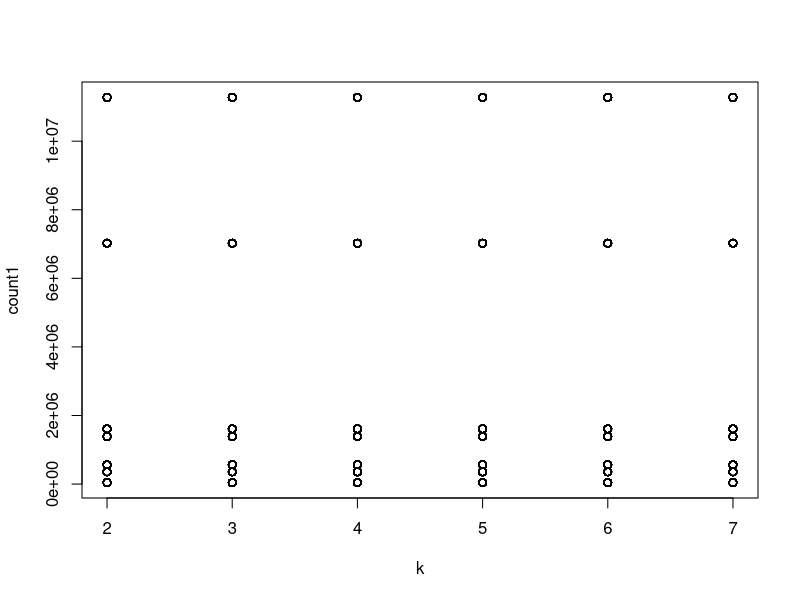
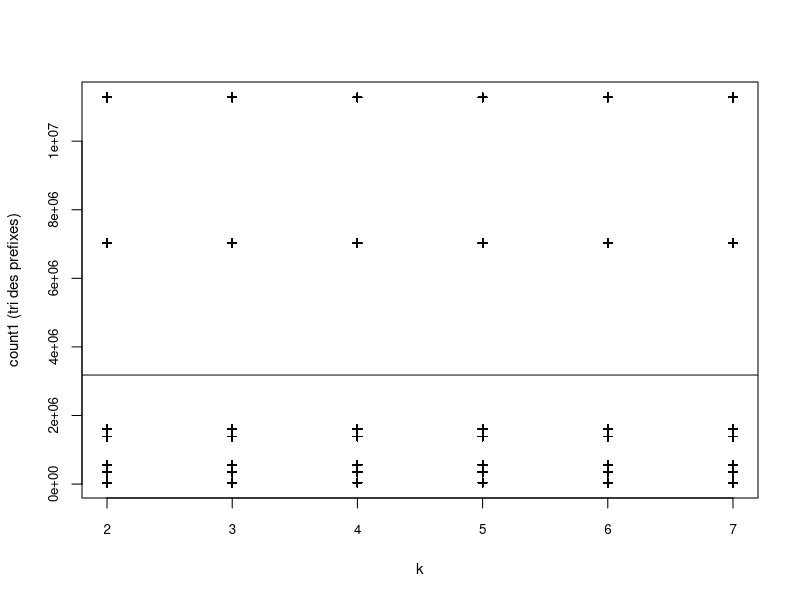
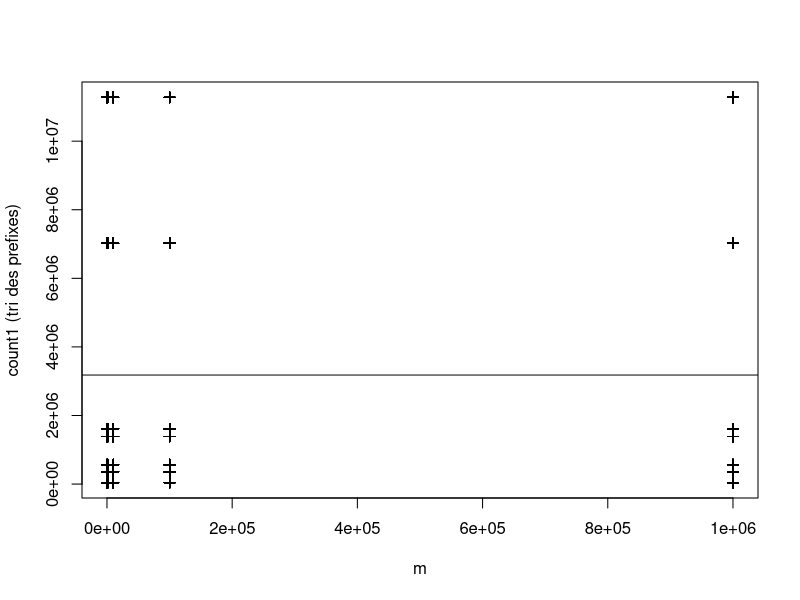
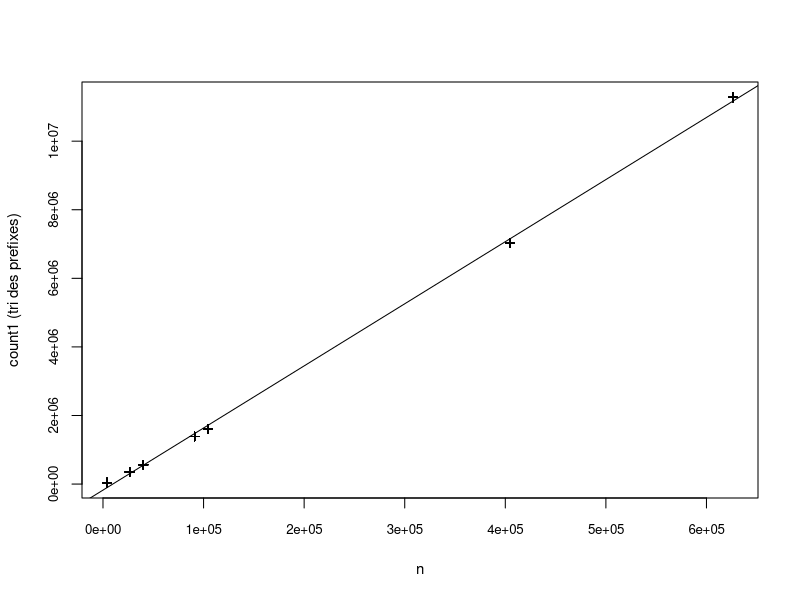
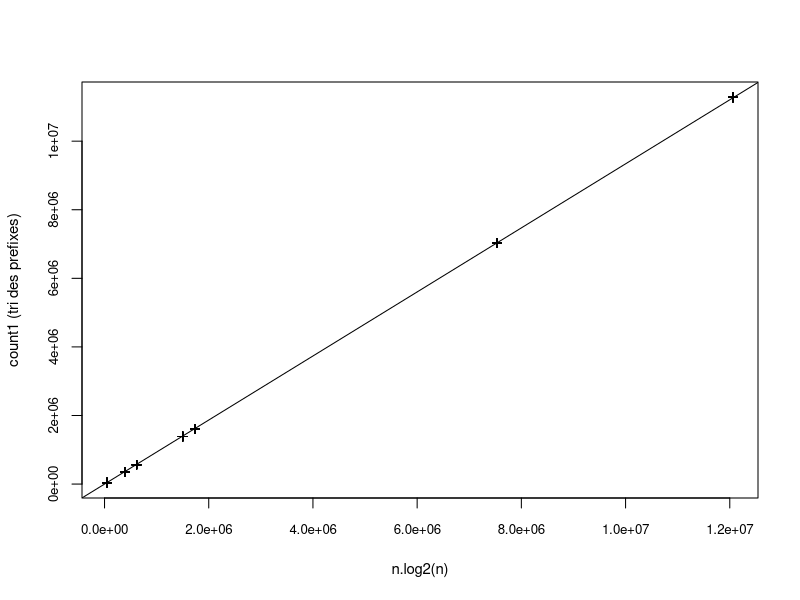
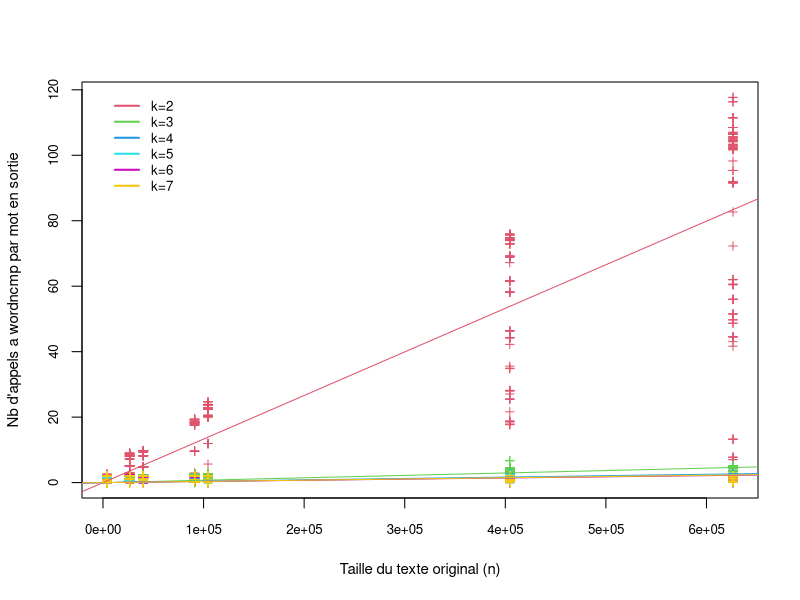
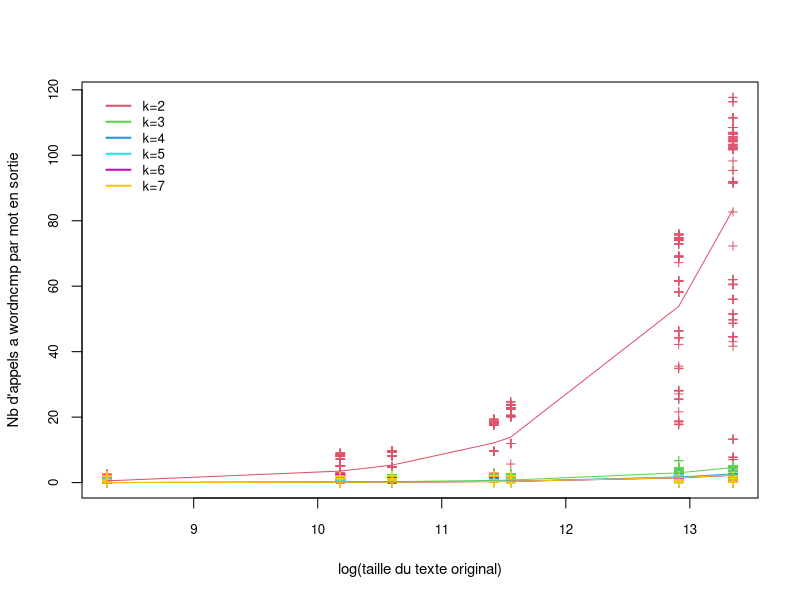
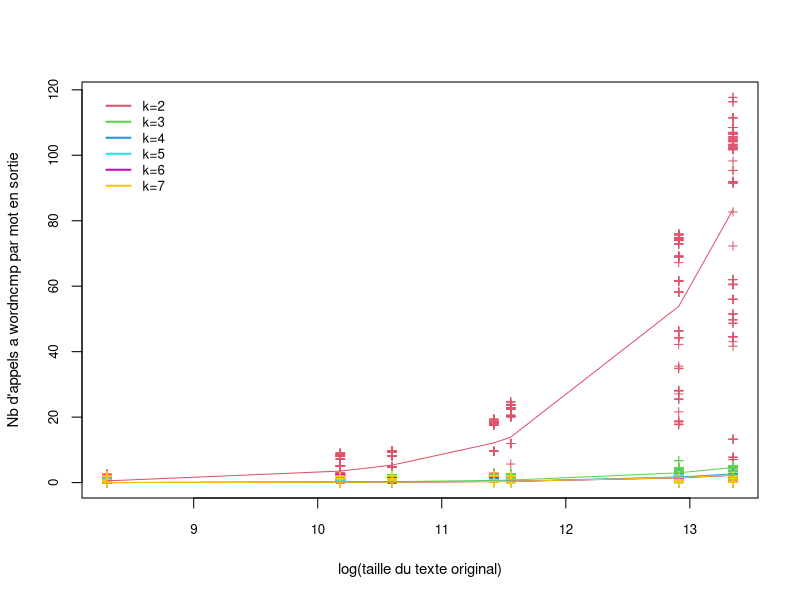

Write R code to recreate these figures, in order.
data1 <- read.table("markov_bench_books.csv", h=T, sep=",")



# Reorganisation des lignes en les triant par k puis par n
data1 <- data1[order(data1$k, data1$n),]
attach(data1)

##############################################
# On verifie que count1 ne depend pas de k ...
##############################################

plot(k, count1)

# invisible(readline(prompt="Press [enter] to continue"))

# C'est assez moche avec les options par defaut, mais on peut mieux faire
# en jouant avec les options
plot(k, count1, pch=3, xlab="k", ylab="count1 (tri des prefixes)",  cex.lab=0.9, cex.axis=0.8, cex=0.8)

# invisible(readline(prompt="Press [enter] to continue"))

summary(lm(count1 ~ k))
# La pente de la regression lineaire vaut 31.59 et elle n'est pas statistiquement
# differente de 0 (p-value Pr(>|t|) largement superieure a 0.05).
# Le coefficient de determination (R^2) vaut 10^-12, donc quasiment 0.
# On peut l'interpreter comme le pourcentage de variance (de count1) expliqué par
# les variations du paramètre k.
abline(lm(count1 ~ k)) # on voit bien que la pente est quasi nulle

#invisible(readline(prompt="Press [enter] to continue"))

#################
# ... ni de m...
#################
# TODO

plot(m, count1, pch=3, xlab="m", ylab="count1 (tri des prefixes)")

#idem que pour k

summary(lm(data1$count1 ~ data1$m))
abline(lm(data1$count1 ~ data1$m))

# invisible(readline(prompt="Press [enter] to continue"))

########################################################################
# ... mais qu'il depend fortement de la taille du fichier d'entree (n)
########################################################################

plot(n, count1, pch=3, xlab="n", ylab="count1 (tri des prefixes)",  cex.lab=0.9, cex.axis=0.8, cex=0.8)
# Faire le fit lineaire de count1 en fonction de n
# Quel R^2 obtenez-vous ? -> 0.9994
# Ajoutez la droite de regression sur le graphique.

abline(lm(count1 ~ n))

# invisible(readline(prompt="Press [enter] to continue"))

# count1 correspond au nombre de comparaisons faites par le quicksort
# En principe on peut s'attendre a ce que ce nombre soit proportionel
# a n.log_2(n). Regardons si on peut obtenir un meilleur fit si on
# prend n.log_2(n) en x.

log2n <- log(n,2)
z <- n*log2n
plot(z, count1, pch=3, xlab="n.log2(n)", ylab="count1 (tri des prefixes)",  cex.lab=0.9, cex.axis=0.8, cex=0.8)
summary(lm(count1 ~ z + 0)) # le '+ 0' force une ordonnee a l'origine nulle
# R^2 = 1
# On a donc ameliore le fit en prenant en compte notre connaissance de l'algo.
# On pourra faire des predictions plus precises
abline(lm(count1 ~ z + 0))

# invisible(readline(prompt="Press [enter] to continue"))

##################################################################################
# Au lieu de faire 3 regressions lineaires, on peut faire une regression multiple
##################################################################################

lmcount1 <- lm(count1 ~ n + k + m)
summary(lmcount1)
# On voit que seul le parametre n a un coefficient statistiquement different de 0
# (cf les p-values, colonne Pr(>|t|))



# Faites la meme regression multiple pour count2 et count3 : de quels parametres
# dependent-ils ? est-ce attendu etant donne l'algorithme ?
lmcount2 <- lm(count2 ~ n + m + k)
summary(lmcount2)

lmcount3 <- lm(count3 ~ n + m + k)
summary(lmcount3)


#####################################
# Analyse plus approfondie de count3
#####################################

# Comme la dependance de count3 a m est trivialement lineaire, elle n'est pas tres interessante,
# donc on va "eliminer" le parametre m en s'interessant a c3 = count3/m.
# On va essayer de faire un graphique qui montre bien comment c depend de n et k.

c3 <- count3/m
plot(n, c3, col=k, pch=3, xlab="Taille du texte original (n)", ylab="Nb d'appels a wordncmp par mot en sortie", cex.lab=0.9, cex.axis=0.8, cex=0.8)

lm2 <- lm(c3[k==2] ~ 0 + n[k==2] )
abline(lm2, col=2)
summary(lm2) # R-squared = 0.8534

lm3 <- lm(c3[k==3] ~ 0 + n[k==3])
abline(lm3, col=3)
summary(lm3) # R-squared = 0.6567

lm4 <- lm(c3[k==4] ~ 0 + n[k==4])
abline(lm4, col=4)
summary(lm4) # R-squared = 0.4577


lm5 <- lm(c3[k==5] ~ 0 + n[k==5])
abline(lm5, col=5)
summary(lm5) # R-squared = 0.4406

lm6 <- lm(c3[k==6] ~ 0 + n[k==6])
abline(lm6, col=6)
summary(lm6) # R-squared = 0.4124

lm7 <- lm(c3[k==7] ~ 0 + n[k==7])
abline(lm7, col=7)
summary(lm7) # R-squared = 0.4236

legend(0, 120, c("k=2", "k=3", "k=4","k=5","k=6", "k=7"), lty="solid", lwd=2, col=2:7, bty="n", cex=0.8)
invisible(readline(prompt="Press [enter] to continue"))

# Ce serait plus joli d'avoir une echelle log en x.
plot(log(n), c3, col=k, pch=3, xlab="log(taille du texte original)", ylab="Nb d'appels a wordncmp par mot en sortie", cex.lab=0.9, cex.axis=0.8, cex=0.8)

# On ne peut plus utiliser abline pour dessiner le fit lineaire
# car ce n'est plus une droite en echelle semilog. On utilise
# 'lines' avec en y, les fitted.values de l'objet lm.
lines(log(n[k==2]), lm2$fitted.values, col=2)
lines(log(n[k==3]), lm3$fitted.values, col=3)
lines(log(n[k==4]), lm4$fitted.values, col=4)
lines(log(n[k==5]), lm5$fitted.values, col=5)
lines(log(n[k==6]), lm6$fitted.values, col=6)
lines(log(n[k==7]), lm7$fitted.values, col=7)
legend(8.2, 120, c("k=2", "k=3", "k=4","k=5","k=6", "k=7"), lty="solid", lwd=2, col=2:7, bty="n", cex=0.8)


# On est contents, exportons le graphique au format pdf.
# Avec la commande pdf, on ouvre un "device" pdf :
pdf("count3-normalise-vs-n.pdf", w=4, h=4.5)
# On rappelle ensuite les commandes plot, lines et legend
# tout cela va etre trace dans le pdf
plot(log(n), c3, col=k, pch=3, xlab="log(taille du texte original)", ylab="Nb d'appels a wordncmp par mot en sortie", cex.lab=0.9, cex.axis=0.8, cex=0.8)
lines(log(n[k==2]), lm2$fitted.values, col=2)
lines(log(n[k==3]), lm3$fitted.values, col=3)
lines(log(n[k==4]), lm4$fitted.values, col=4)
lines(log(n[k==5]), lm5$fitted.values, col=5)
lines(log(n[k==6]), lm6$fitted.values, col=6)
lines(log(n[k==7]), lm7$fitted.values, col=7)
legend(8.2, 120, c("k=2", "k=3", "k=4","k=5","k=6", "k=7"), lty="solid", lwd=2, col=2:7, bty="n", cex=0.8)
# Pour finaliser le pdf, on utilise dev.off()
dev.off()


###################################################################
# Analyser la correlation du temps CPU avec count1, count2, count3
###################################################################

cputime <- usr + sys

# Faites le graphique du temps CPU en fonction de count1.
# Meme question avec count2 et count3.
# Lequel des trois semble le mieux correle au temps CPU ?


# Utilisez cor et cor.test pour analyser plus quantitativement cette correlation.






#######
# Fin
#######

detach(data1)
